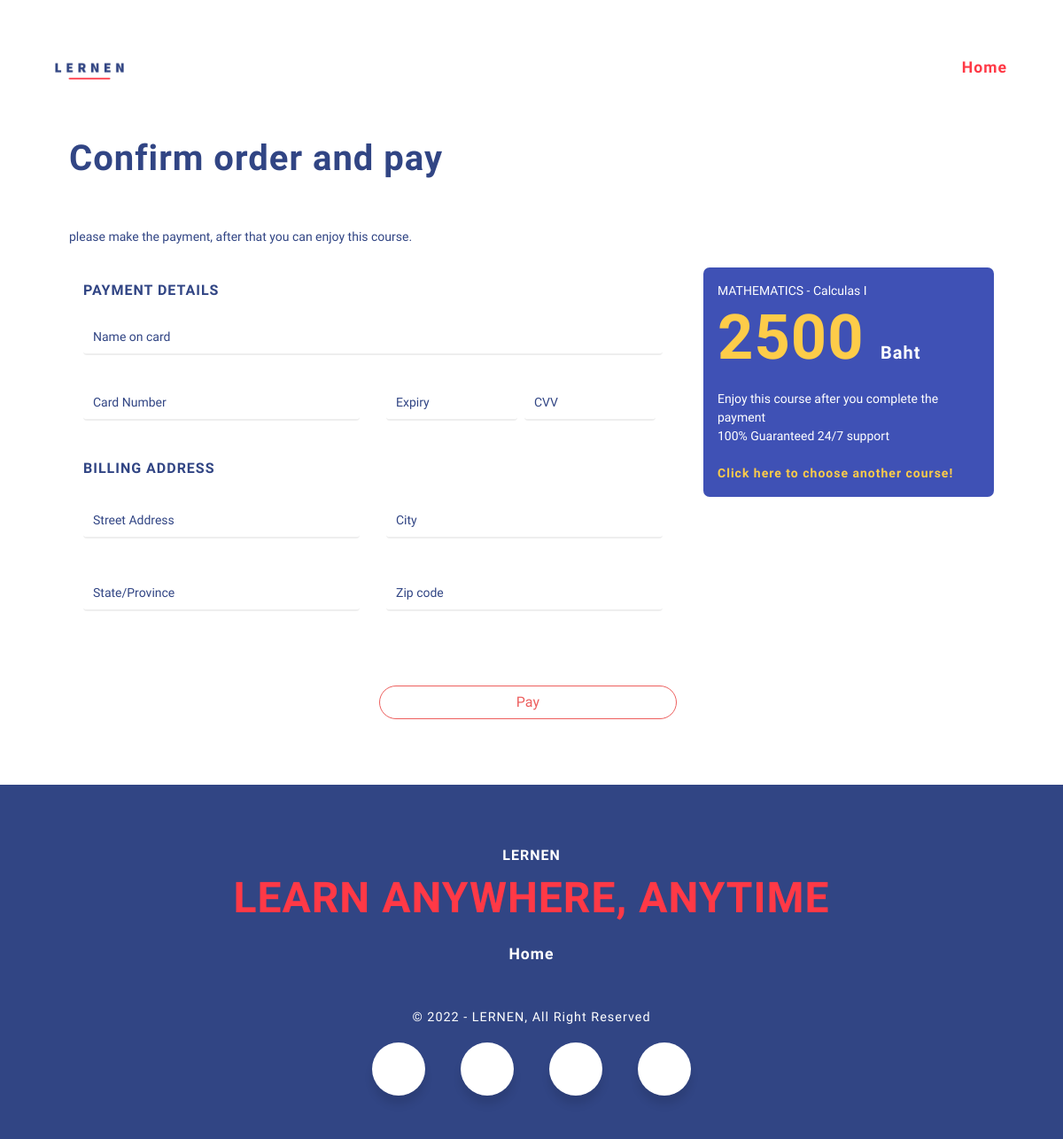
The page /payment.php?id=C00003 (signed in) on the database its author committed.
### tables this page shows
CREATE TABLE `course` (
  `id_course` varchar(11) NOT NULL,
  `subject` varchar(20) NOT NULL,
  `coursename` varchar(50) NOT NULL,
  `price` int(10) NOT NULL,
  `content` varchar(255) NOT NULL,
  `length` varchar(50) NOT NULL,
  `requirement` varchar(255) NOT NULL,
  `description` varchar(255) NOT NULL,
  `image` text NOT NULL,
  `video` varchar(5) NOT NULL
);

### payment.php (the view, shortened to what this page needs)
<?php
    include('server.php');
?>
<!DOCTYPE html>
<html lang="en">
<head>
    <link rel="stylesheet" href="icofont.min.css">
    <link href="css/bootstrap.min.css" rel="stylesheet" />
    <link href="css/slick.css" rel="stylesheet" />
    <link href="css/main.css" rel="stylesheet" />
</head>
<body>
  <header id="home">
    <div class="container">
      <nav class="navbar navbar-expand-lg navbar-light ">
        <a class="navbar-brand"><img src="images/lernenlogo.png" width="120" height="55"></a>
        <div class="collapse navbar-collapse" id="navbarSupportedContent">
          <ul class="navbar-nav mr-auto">
            <li class="nav-item active">
              <a href="mainpage.php" class="nav-link" style="margin-left: 800px;">Home</a>
            </li>
          </ul>
        </div>
        </div>
    <div class="container mt-5 px-5">
        <div class="mb-4">
            <h2>Confirm order and pay</h2>
        <span>please make the payment, after that you can enjoy this course.</span>
        </div>
    <form action="payment_db.php" method="post">
    <div class="row">
        <div class="col-md-8">
            <div class="card p-3">
                <h6 class="text-uppercase">Payment details</h6>
                <div class="inputbox mt-3"> <input type="text" name="cardname" class="form-control" required="required"> <span>Name on card</span> </div>
                <div class="row">
                    <div class="col-md-6">
                        <div class="inputbox mt-3 mr-2"> <input type="text" name="cardnum" class="form-control" required="required"> <i class="fa fa-credit-card"></i> <span>Card Number</span>
                        </div>
                    </div>
                    <div class="col-md-6">
                         <div class="d-flex flex-row">
                             <div class="inputbox mt-3 mr-2"> <input type="text" name="expiry" class="form-control" required="required"> <span>Expiry</span> </div>
                          <div class="inputbox mt-3 mr-2"> <input type="text" name="cvv" class="form-control" required="required"> <span>CVV</span> </div>
                         </div>
                    </div>
                </div>
                <div class="mt-4 mb-4">
                    <h6 class="text-uppercase">Billing Address</h6>
                    <div class="row mt-3">
                        <div class="col-md-6">
                            <div class="inputbox mt-3 mr-2"> <input type="text" name="street" class="form-control" required="required"> <span>Street Address</span> </div>
                        </div>
                         <div class="col-md-6">
                            <div class="inputbox mt-3 mr-2"> <input type="text" name="city" class="form-control" required="required"> <span>City</span> </div>
                        </div>
                    </div>
                    <div class="row mt-2">
                        <div class="col-md-6">
                            <div class="inputbox mt-3 mr-2"> <input type="text" name="state" class="form-control" required="required"> <span>State/Province</span> </div>
                        </div>
                         <div class="col-md-6">
                            <div class="inputbox mt-3 mr-2"> <input type="text" name="zipcode" class="form-control" required="required"> <span>Zip code</span> </div>
                        </div>
                    </div>
                </div>
            </div>
            <div class="mt-4 mb-4 d-flex justify-content-between">
                        <button type="submit" name="buy_user" class="btn btn-success px-3">Pay</button>
                    </div>
            </div>
        </form>
        <?php
            $ids = $_GET['id'];
            $sql = "SELECT * FROM course WHERE course.id_course='$ids' ";
            $result = mysqli_query($conn,$sql);
            ($row = mysqli_fetch_array($result))
        ?>
        <div class="col-md-4">
            <div class="card card-blue p-3 text-white mb-3">
                <span><?=$row['subject']?> - <?=$row['coursename']?></span>
                <div class="d-flex flex-row align-items-end mb-3">
                    <h1 class="mb-0 yellow"><?=$row['price']?> <span style="font-size: 20px; color: #fff;">Baht</span></h1>
                </div>
                <span>Enjoy this course after you complete the payment</span>
                <span>100% Guaranteed 24/7 support</span>
                <br>
                <a href="mainpage.php#course" class="yellow decoration">Click here to choose another course!</a>
            </div>
        </div>
    </div>
  <footer>
    <div class="container">
      <div class="row">
        <div class="col-12">
          <h5>LERNEN</h5>
          <h3>LEARN ANYWHERE, ANYTIME</h3>
          <ul class="contact-nav">
            <li><a data-scroll href="mainpage.php">Home</a></li>
          </ul>
          <h6>© 2022 - LERNEN, All Right Reserved</h6>
          <ul class="social">
            <div class="wrapper">
              <div class="icon email">
                <span><i class="icofont-ui-email"></i></span>
              </div>
              <div class="icon phone">
                <span><i class="icofont-phone"></i></span>
              </div>
              <div class="icon facebook">
                <span><i class="icofont-facebook"></i></span>
              </div>
              <div class="icon location">
                <span><i class="icofont-location-pin"></i></span>
              </div>
            </div>
          </ul>
        </div>
      </div>
    </div>
  </footer>
</body>
</html>

### css/main.css (style rules this page uses)
* { margin: 0; padding: 0; }
html { -webkit-box-sizing: border-box; -moz-box-sizing: border-box; box-sizing: border-box; }
*, *:before, *:after { -webkit-box-sizing: inherit; -moz-box-sizing: inherit; box-sizing: inherit; }
a { font-weight: 600; color: #314584; text-decoration: none; letter-spacing: 1px; position: relative; }
img { max-width: 100%; height: auto; }
h1, .h1, h2, .h2, h3, .h3, h4, .h4, h5, .h5, h6, .h6 { color: #314584; font-weight: 600; letter-spacing: 1px; }
body { color: #314584; font-family: 'Work Sans', sans-serif; font-size: 14px; font-weight: 400; overflow-x: hidden; transition: opacity 1s; min-width: 330px; }
h1, .h1 { font-size: 4.4rem; margin-bottom: 20px; }
h2, .h2 { font-size: 2.5rem; line-height: 3.5rem; margin-bottom: 50px; }
h3, .h3 { font-size: 1.9rem; line-height: 2.5rem; margin-bottom: 15px; }
h5, .h5 { font-size: 1rem; color: #FF3946; }
h6, .h6 { font-size: 1rem; margin-bottom: 10px; }
.navbar-light .navbar-nav .nav-link { color: #314584; font-size: 1.1rem; white-space: nowrap; }
.navbar-light .navbar-nav .active>.nav-link, .navbar-light .navbar-nav .nav-link.active, .navbar-light .navbar-nav .nav-link.show, .navbar-light .navbar-nav .show>.nav-link { color: #FF3946; }
.navbar { padding: 50px 0 0 0; }
.navbar-light .navbar-brand { margin-right: 10%; }
.nav-item { padding: 0 10px; }
footer { background-color: #314584; width: 100%; min-height: 400px; text-align: center; padding: 70px 0px 0px 0px; }
footer h5 { color: #fff; padding-bottom: 10px; }
footer h3 { color: #FF3946; font-size: 3rem; margin-bottom: 30px; }
.contact-nav li { display: inline; color: #fff; }
.contact-nav a { color: #fff; font-size: 1.1rem; padding: 20px 20px; }
footer h6 { color: #fff; font-size: 0.9rem; font-weight: 400; margin-top: 50px; margin-bottom: 20px; }
.wrapper { display: inline-flex; }
.wrapper .icon { margin: 0 20px; text-align: center; cursor: pointer; display: flex; align-items: center; justify-content: center; flex-direction: column; position: relative; z-index: 2; transition: 0.4s cubic-bezier(0.68, -0.55, 0.265, 1.55); }
.wrapper .icon span { display: block; height: 60px; width: 60px; background: #fff; border-radius: 50%; position: relative; z-index: 2px; box-shadow: 0px 10px 10px rgba(0, 0, 0, 0.1); transition: 0.4s cubic-bezier(0.68, -0.55, 0.265, 1.55); }
.wrapper .icon span i { line-height: 60px; font-size: 25px; }
.form-control::placeholder { color: #d9dadb; }

### payment.php (style rules this page uses)
.card { border:none; border-radius: 7px; }
.form-control { border-bottom: 2px solid #eee !important; border: none; font-weight: 600 }
.inputbox { position: relative; margin-bottom: 20px; width: 100% }
.inputbox span { position: absolute; top: 7px; left: 11px; transition: 0.5s }
.card-blue { background-color: #3F51B5; }
.yellow { color: #fdcc49; }
.decoration { text-decoration: none; font-size: 14px; }
.btn-success { color: #ed5f5e; background-color: #fff; border-color:#ed5f5e; margin-bottom: 50px; margin-left: 51%; border-radius: 20px; width: 50%; }

### rows shown on the page
course: subject "MATHEMATICS", coursename "Calculas I", price "2500"
